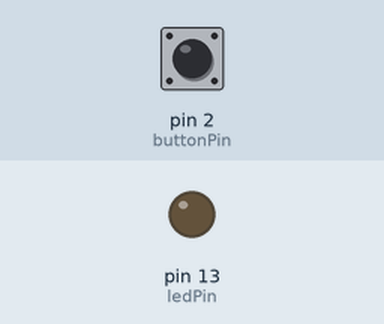
A sketch run on a simulated Arduino Uno, built with avr-gcc and run on an emulated ATmega328P. On the bench: output pins drawn as LEDs (lit = HIGH). The test bench sets the inputs (shaded band); at power-on: pin 2 (buttonPin) LOW.

Above: at 1.2 s.
1.3 s: pin 2 (buttonPin) pulled HIGH for 0.15 s
At 2.0 s:
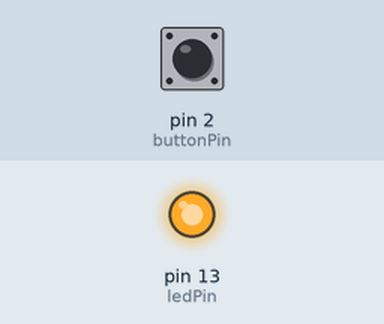
2.9 s: pin 2 (buttonPin) pulled HIGH for 1 s
At 3.2 s:
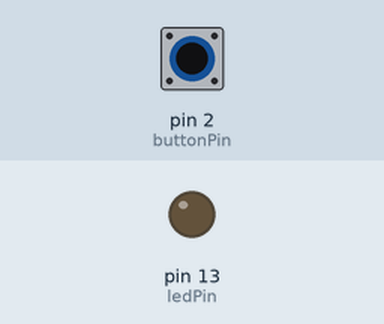
5.4 s: pin 2 (buttonPin) pulled HIGH for 3.2 s
At 6.3 s:
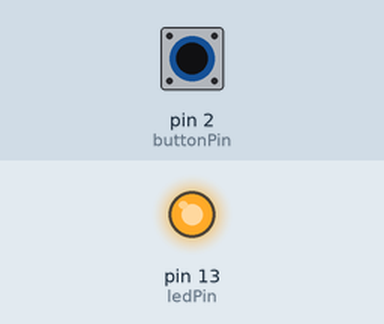
Timing chart, 0 to 8.4 s (numbered marks = the images above; inputs shaded):
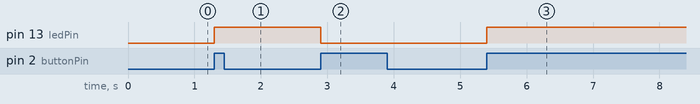

Measured:
- after the input at 1.3 s, pin 13 (ledPin): LOW → HIGH at once
- after the input at 2.9 s, pin 13 (ledPin): HIGH → LOW at once
- after the input at 5.4 s, pin 13 (ledPin): LOW → HIGH at once

The sketch:

10G_Latch.ino
```cpp
bool currentButton = LOW;
bool lastButton = LOW;
bool ledOn = false;
int ledPin = 13;
int buttonPin = 2;

void setup() {
  pinMode(ledPin, OUTPUT);
  pinMode(buttonPin, INPUT);
}

void loop() {
  currentButton = digitalRead(buttonPin);
  if(lastButton == LOW && currentButton == HIGH) {
    ledOn = !ledOn;
  }
  lastButton = currentButton;
  digitalWrite(ledPin, ledOn);
}
```
